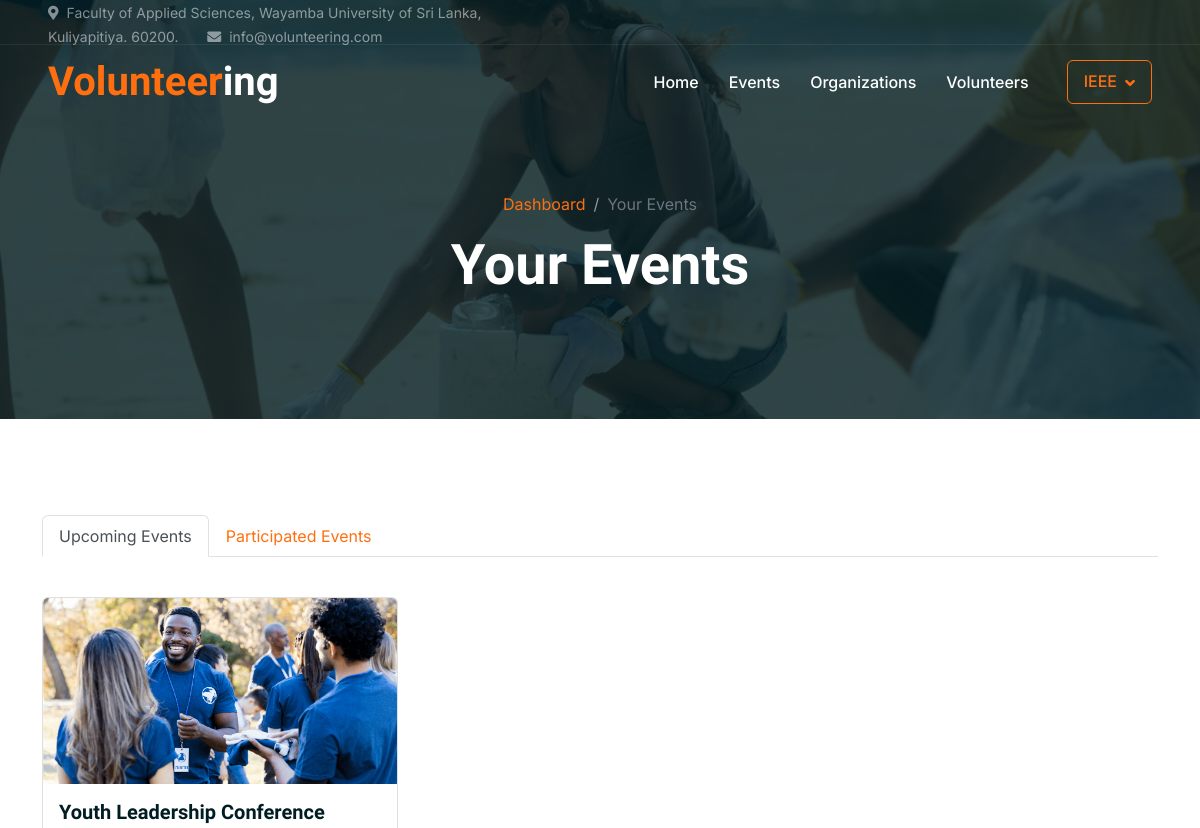
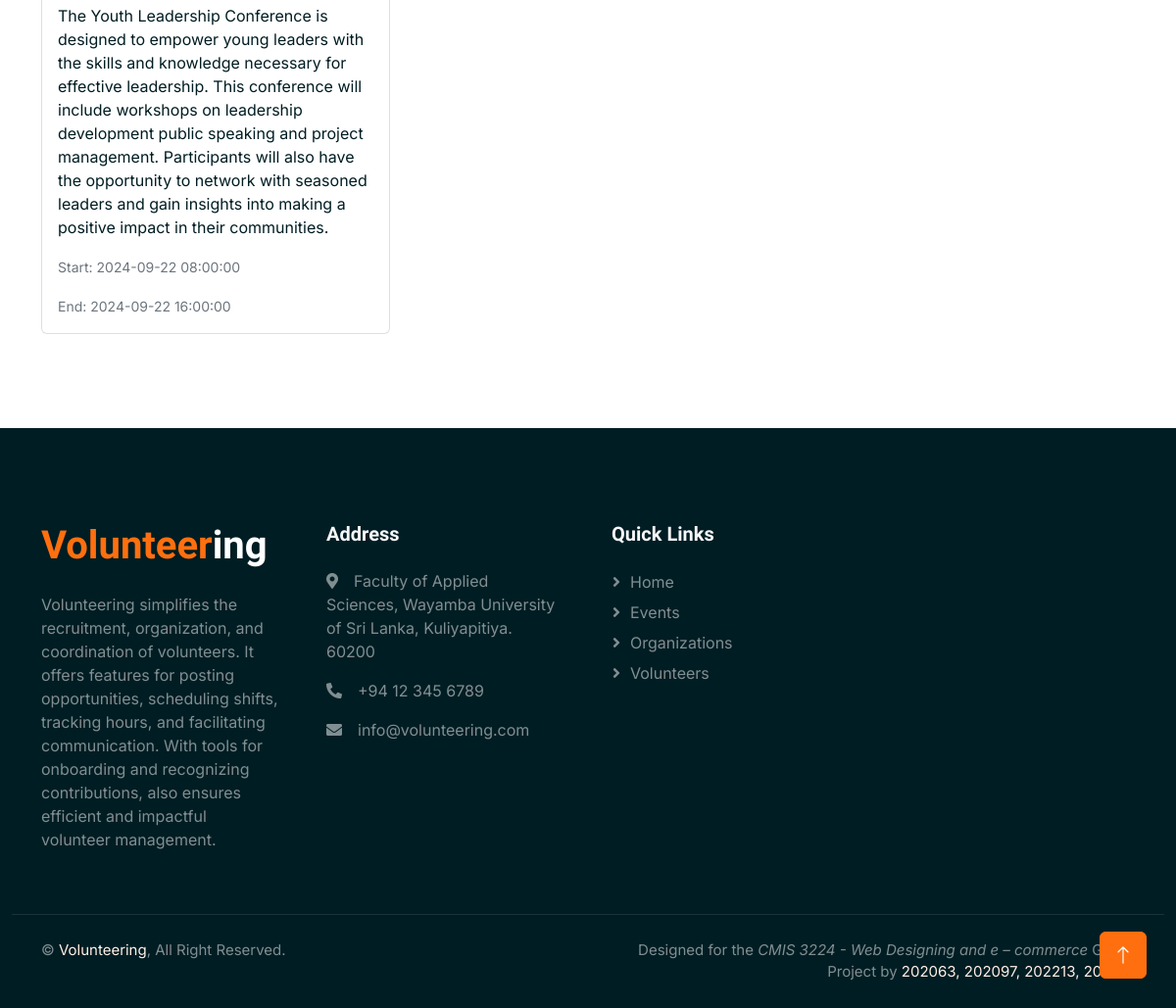
/userEvent.php (signed in), run on the app's committed database (2 pictures, top to bottom).
### tables this page shows
CREATE TABLE `participation` (
  `userID` int(11) NOT NULL,
  `eventID` int(11) NOT NULL,
  `attendanceStatus` tinyint(1) NOT NULL DEFAULT 0,
  `timestamp` timestamp NOT NULL DEFAULT current_timestamp() ON UPDATE current_timestamp()
);

CREATE TABLE `event` (
  `eventID` int(11) NOT NULL,
  `eventName` text NOT NULL,
  `eventDesc` text NOT NULL,
  `eventStart` datetime NOT NULL,
  `eventEnd` datetime NOT NULL,
  `eventNeed` int(11) NOT NULL,
  `eventConfirm` int(11) NOT NULL,
  `orgID` int(11) NOT NULL,
  `eventApproval` text NOT NULL,
  `eventImg` text NOT NULL
);

### userEvent.php (the view, shortened to what this page needs)
<?php
include_once('includes/config.php');
$ID = $_SESSION['ID'];
$upcomingEventsQuery = "
    SELECT e.eventID, e.eventName, e.eventDesc, e.eventStart, e.eventEnd, e.eventImg, p.attendanceStatus, p.timestamp
    FROM event e
    INNER JOIN participation p ON e.eventID = p.eventID
    WHERE p.userID = '$ID' AND p.attendanceStatus = 0 AND e.eventStart > NOW() ORDER BY e.eventStart ASC";
$upcomingEventsResult = mysqli_query($con, $upcomingEventsQuery);
?>
<!DOCTYPE html>
<html lang="en">
<?php include_once('includes/header.php'); ?>
<body>
    <?php include_once('includes/navbar.php'); ?>
    <div class="container-fluid page-header mb-5 wow fadeIn" data-wow-delay="0.1s">
        <div class="container text-center">
            <nav aria-label="breadcrumb">
                <ol class="breadcrumb justify-content-center">
                    <li class="breadcrumb-item"><a href="dashboard.php">Dashboard</a></li>
                    <li class="breadcrumb-item active" aria-current="page">Your Events</li>
                </ol>
            </nav>
            <h1 class="display-4 text-white animated slideInDown mb-4">Your Events</h1>
        </div>
    </div>
    <div class="container-xxl py-5">
        <div class="container">
            <ul class="nav nav-tabs" id="eventTabs" role="tablist">
                <li class="nav-item" role="presentation">
                    <button class="nav-link active" id="upcoming-tab" data-bs-toggle="tab" data-bs-target="#upcoming"
                        type="button" role="tab" aria-controls="upcoming" aria-selected="true">Upcoming Events</button>
                </li>
                <li class="nav-item" role="presentation">
                    <button class="nav-link" id="participated-tab" data-bs-toggle="tab" data-bs-target="#participated"
                        type="button" role="tab" aria-controls="participated" aria-selected="false">Participated
                        Events</button>
                </li>
            </ul>
            <div class="tab-content" id="eventTabsContent">
                <div class="tab-pane fade show active" id="upcoming" role="tabpanel" aria-labelledby="upcoming-tab">
                    <div class="row g-4 mt-3">
                        <?php if (mysqli_num_rows($upcomingEventsResult) > 0): ?>
                        <?php while ($event = mysqli_fetch_assoc($upcomingEventsResult)): ?>
                        <div class="col-lg-4 col-md-6 wow fadeInUp" data-wow-delay="0.1s">
                            <a href="event-details.php?event_id=<?php echo $event['eventID']; ?>"
                                class="text-decoration-none text-dark">
                                <div class="card">
                                    <img src="uploads/<?php echo htmlspecialchars($event['eventImg']); ?>"
                                        class="card-img-top" alt="Event Image">
                                    <div class="card-body">
                                        <h5 class="card-title"><?php echo htmlspecialchars($event['eventName']); ?></h5>
                                        <p class="card-text"><?php echo htmlspecialchars($event['eventDesc']); ?></p>
                                        <p class="card-text"><small class="text-muted">Start:
                                                <?php echo htmlspecialchars($event['eventStart']); ?></small></p>
                                        <p class="card-text"><small class="text-muted">End:
                                                <?php echo htmlspecialchars($event['eventEnd']); ?></small></p>
                                    </div>
                                </div>
                            </a>
                        </div>
                        <?php endwhile; ?>
                        <?php else: ?>
                        <p class="text-center mt-4">No upcoming events found.</p>
                        <?php endif; ?>
                    </div>
                </div>
            </div>
        </div>
    </div>
    <?php include_once('includes/footer.php'); ?>
</body>
</html>

### css/style.css (style rules this page uses)
:root { --primary: #FF6F0F; --secondary: #FFF0E6; --light: #F8F8F9; --dark: #001D23; }
.page-header { padding-top: 12rem; padding-bottom: 6rem; background: linear-gradient(rgba(0, 29, 35, .8), rgba(0, 29, 35, .8)), url(../img/carousel-1.jpg) center center no-repeat; background-size: cover; }
.page-header .breadcrumb-item+.breadcrumb-item::before { color: #999999; }

### data on the page
participation: eventID.eventImg (picture), eventID.eventName "Youth Leadership Conference", eventID.eventDesc "The Youth Leadership Conference is designed to empower young leaders with the skills and knowledge necessary for effective leadership. This conference will include workshops on leadership development public speaking and project management. Participants will also have the opportunity to network with seasoned leaders and gain insights into making a positive impact in their communities.", eventID.eventStart "2024-09-22 08:00:00", eventID.eventEnd "2024-09-22 16:00:00"

### other printed values
$_SESSION['Name'] "IEEE"
